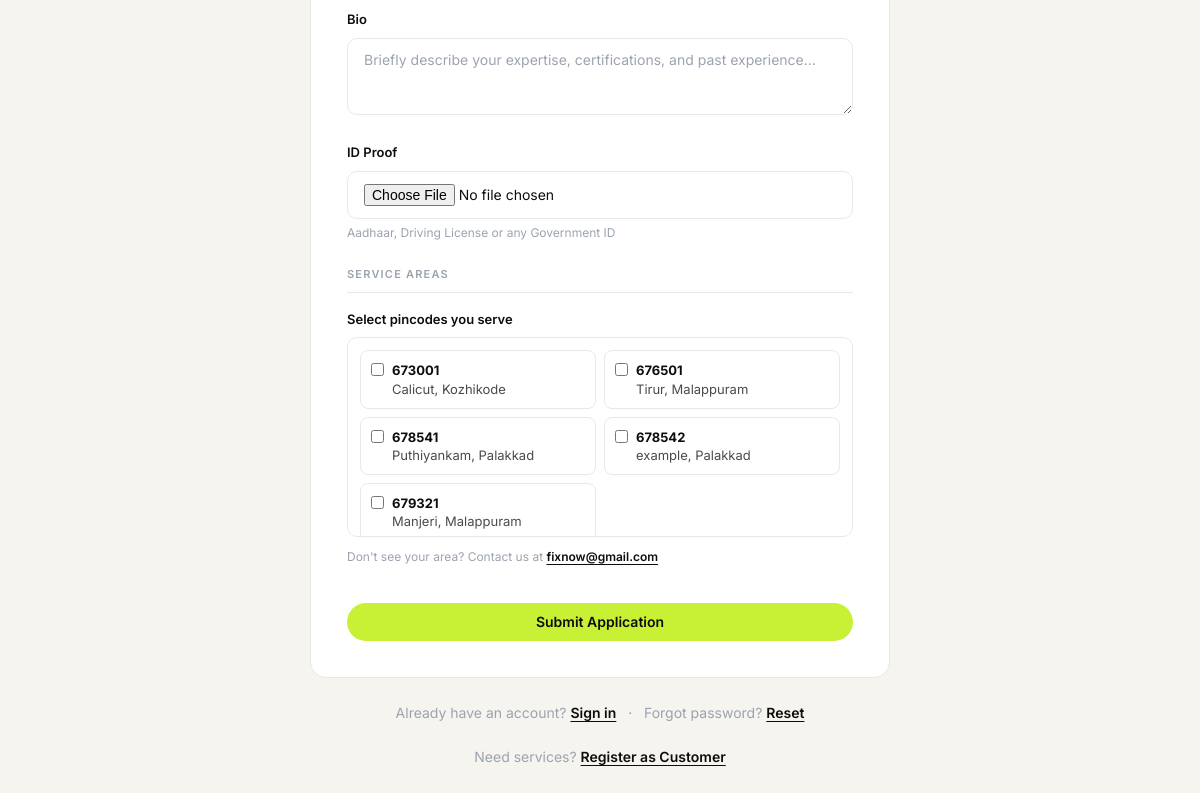
Before: /register/provider/ (lower part) with the older database file.
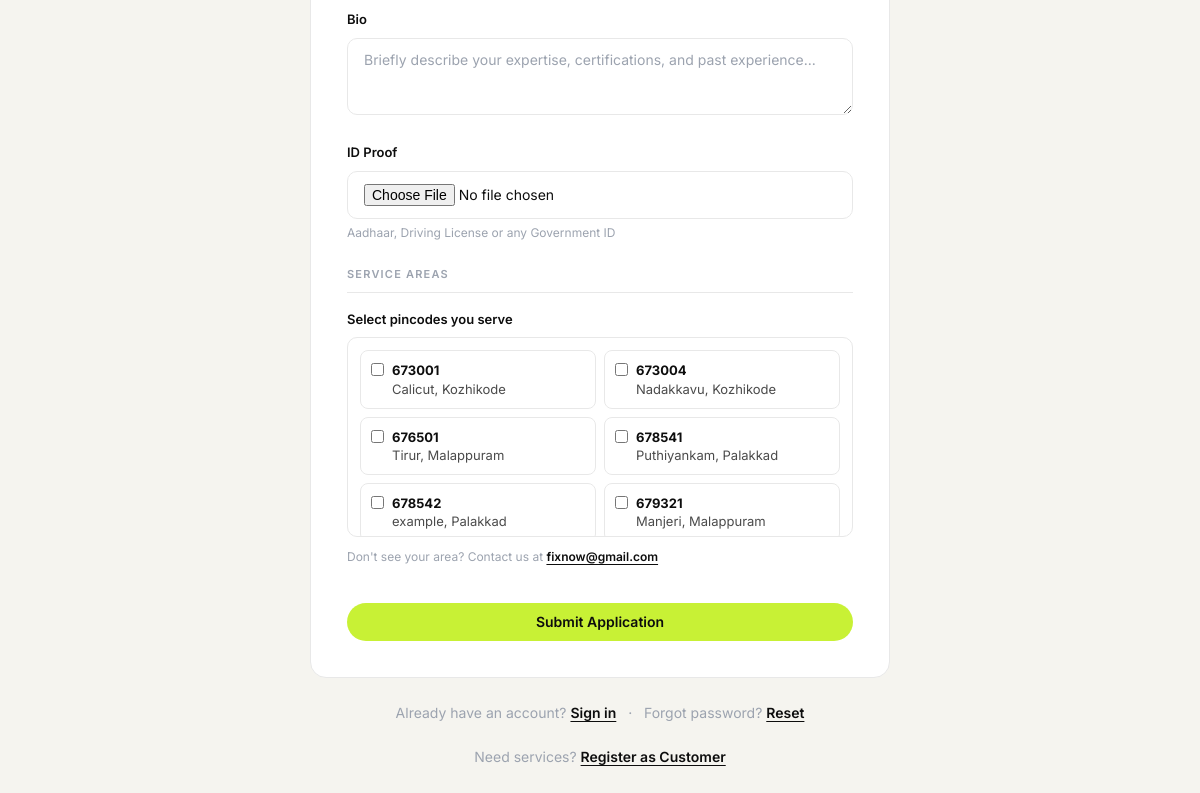
After: the same page with the newer database file.
### fixnow_app/models.py (models this page shows, shortened)
class ServicePincode(models.Model):
    pincode = models.CharField(max_length=10, unique=True)
    area_name = models.CharField(max_length=100)
    district = models.CharField(max_length=100)
    class Meta:
        ordering = ['pincode']

### fixnow_app/views/provider_views.py (the view, shortened to what this page needs)
# urls.py: path('register/provider/', views.provider_register, name='provider_register'),
def provider_register(request):
    categories = ServiceCategory.objects.filter(is_active=True)
    pincodes = ServicePincode.objects.all()
    return render(request, 'accounts/provider_register.html', {
        'categories': categories,
        'pincodes': pincodes,
    })

### templates/accounts/provider_register.html (shortened to what this page needs)
{% load static %}
<!DOCTYPE html>
<html lang="en">
<head>
    <link rel="stylesheet" href="{% static 'css/fixnow.css' %}">
</head>
<body>
    <div class="auth-wrap">
        <div class="auth-card">
            <form method="POST" enctype="multipart/form-data">
                <div class="two-col">
                </div>
                <div class="fn-field">
                    <label class="fn-label">Bio</label>
                    <textarea name="bio" class="fn-input" rows="3" placeholder="Briefly describe your expertise, certifications, and past experience..."></textarea>
                </div>
                <div class="fn-field">
                    <label class="fn-label">ID Proof</label>
                    <input type="file" name="id_proof" class="fn-input" accept=".pdf,.jpg,.jpeg,.png" required/>
                    <p class="file-hint">Aadhaar, Driving License or any Government ID</p>
                </div>
                <div class="section-divider">Service Areas</div>
                <div class="fn-field">
                    <label class="fn-label">Select pincodes you serve</label>
                    {% if pincodes %}
                    <div class="pincode-grid">
                        {% for pin in pincodes %}
                        <label class="pincode-item">
                            <input type="checkbox" name="pincodes" value="{{ pin.id }}">
                            <span>
                                <strong>{{ pin.pincode }}</strong>
                                {{ pin.area_name }}, {{ pin.district }}
                            </span>
                        </label>
                        {% endfor %}
                    </div>
                    <p class="pincode-hint">
                        Don't see your area? Contact us at
                        <a href="mailto:fixnow@gmail.com">fixnow@gmail.com</a>
                    </p>
                    {% else %}
                    <p style="font-size:13px; color:var(--fn-text-3);">No pincodes listed yet. You can update this after approval.</p>
                    {% endif %}
                </div>
                <button type="submit" class="fn-btn fn-btn-primary fn-btn-full" style="margin-top:16px;">Submit Application</button>
            </form>
        </div>
        <div class="auth-footer">
            Already have an account? <a href="{% url 'user_login' %}">Sign in</a>
            &nbsp;&nbsp;·&nbsp;&nbsp;
            Forgot password? <a href="{% url 'password_reset' %}">Reset</a>
            <br><br>
            Need services? <a href="{% url 'customer_register' %}">Register as Customer</a>
        </div>
    </div>
</body>
</html>

Changed rows visible on the page:
added ServicePincode: pincode "673004", area_name "Nadakkavu", district "Kozhikode"
